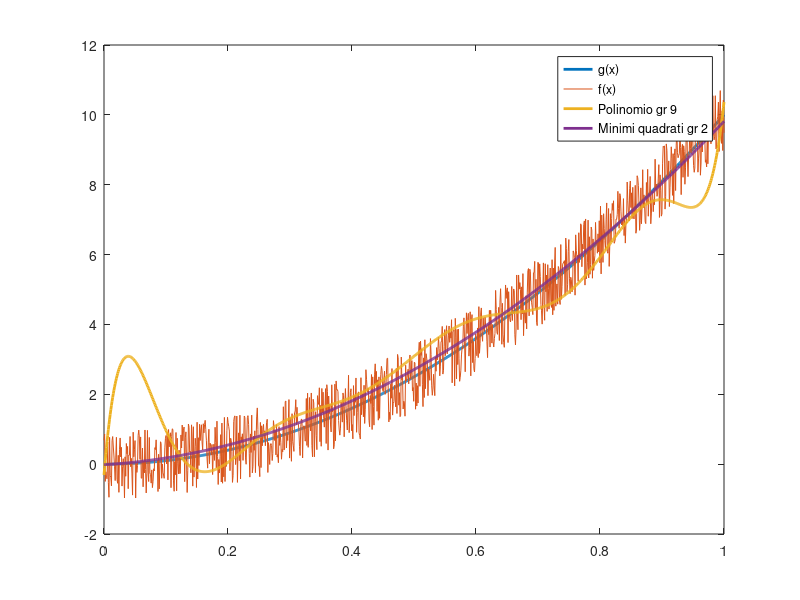

MATLAB code for this plot: (Note: this script raises an error after producing the figure.)
clear
clc
close all

% definisco segnale fisico e rilevazione rumorosa
g = @(x) 10 * x.^2;
f = @(x) g(x) + 2*rand(size(x)) - 1;

% definisco l'intervallo e creo il vettore di query
a = 0;
b = 1;
x_q = linspace(a, b, 1000);

%% 1

% definisco il grado del polinomio interpolante
n = 9;

% definisco n+1 nodi equispaziati e valuto la funzione in quei nodi
x_nod = linspace(a, b, n+1);
f_nod = f(x_nod);
% calcolo il polinomio interpolante di lagrange interpolante sugli n+1 nodi
% definiti prima
P_9 = polyfit(x_nod, f_nod, n);
P_dis_9 = polyval(P_9, x_q);

% definisco il grado del polinomio approssimante ai minimi quadrati
m = 2;

% calcolo il polinomio di grado m approssimante ai minimi quadrati
P_MQ = polyfit(x_nod, f_nod, m);
P_dis_MQ = polyval(P_MQ, x_q);

% plotto il segnale fisico, la rilevazione rumorosa e le due
% approssimazioni trovate
plot(x_q, g(x_q), 'LineWidth', 2)
hold on
plot(x_q, f(x_q))
plot(x_q, P_dis_9, 'LineWidth', 2)
plot(x_q, P_dis_MQ, 'LineWidth', 2)
legend('g(x)', 'f(x)', 'Polinomio gr 9', 'Minimi quadrati gr 2')

%% 2

% estrapolo il segnale in x = 2
x = 2;
valTrue = g(x);
val_P_9 = polyval(P_9, x);
val_P_MQ = polyval(P_MQ, x);

fprintf("Valore estrapolato in x = %f (%f) da:\n" ...
    + "\tPolinomio di Lagrange di grado 9: %f\n" ...
    + "\tPolinomio ai minimi quadrati di grado 2: %f\n", ...
    x, valTrue, val_P_9, val_P_MQ);

% il polinomio di lagrange esplode, non può essere usato per estrapolare
% fuori dall'intervallo in cui sono dati i nodi

%% 3

% l'approssimazione ai minimi quadrati è poco sensibile alle perturbazioni
% casuali, mentre l'interpolazione polinomiale lo è parecchio